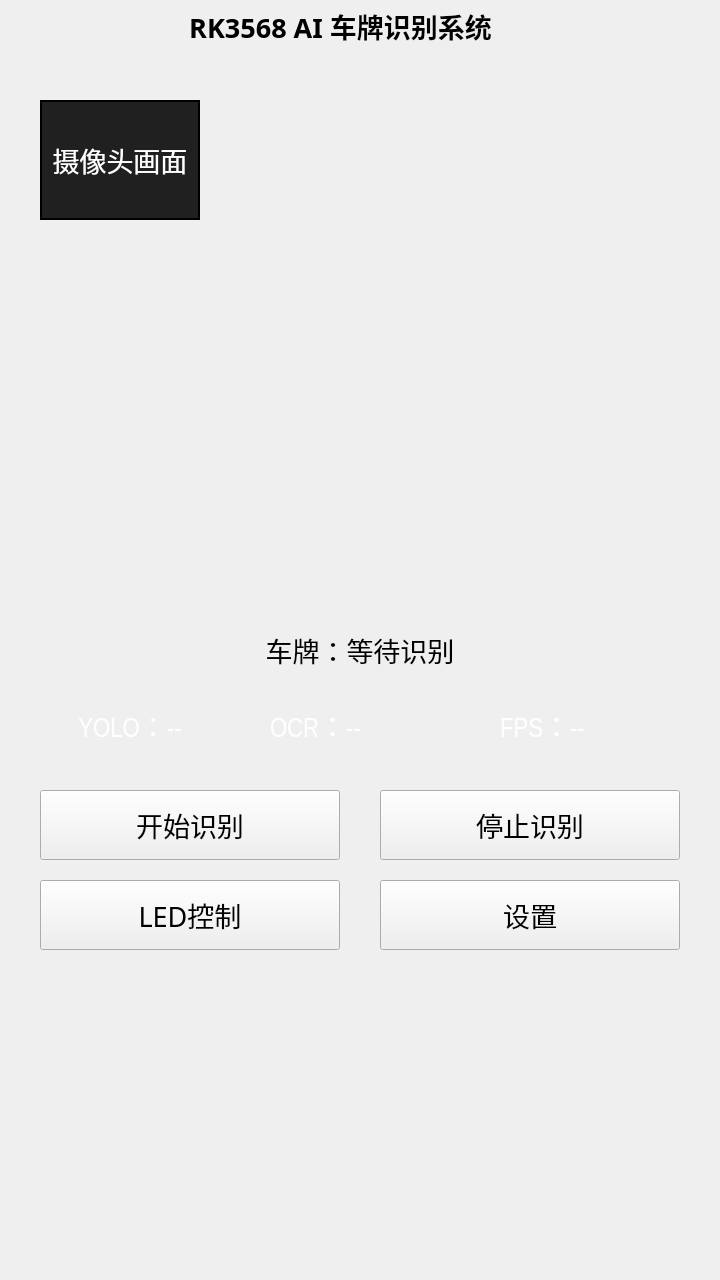
<?xml version="1.0" encoding="UTF-8"?>
<ui version="4.0">
 <class>MainWindow</class>
 <widget class="QMainWindow" name="MainWindow">
  <property name="geometry">
   <rect>
    <x>0</x>
    <y>0</y>
    <width>720</width>
    <height>1280</height>
   </rect>
  </property>
  <property name="font">
   <font>
    <family>Bahnschrift</family>
    <pointsize>20</pointsize>
   </font>
  </property>
  <property name="windowTitle">
   <string>RK3568 AI 车牌识别</string>
  </property>
  <widget class="QWidget" name="centralwidget">
   <widget class="QLabel" name="topImageLabel">
    <property name="geometry">
     <rect>
      <x>170</x>
      <y>0</y>
      <width>341</width>
      <height>51</height>
     </rect>
    </property>
    <property name="font">
     <font>
      <family>Agency FB</family>
      <pointsize>20</pointsize>
      <weight>75</weight>
      <bold>true</bold>
     </font>
    </property>
    <property name="text">
     <string>RK3568 AI 车牌识别系统</string>
    </property>
    <property name="alignment">
     <set>Qt::AlignCenter</set>
    </property>
   </widget>
   <widget class="QLabel" name="cameraLabel">
    <property name="geometry">
     <rect>
      <x>40</x>
      <y>100</y>
      <width>160</width>
      <height>120</height>
     </rect>
    </property>
    <property name="styleSheet">
     <string notr="true">QLabel {
    border: 2px solid black;
    background-color: #202020;
    color: white;
}</string>
    </property>
    <property name="text">
     <string>摄像头画面</string>
    </property>
    <property name="alignment">
     <set>Qt::AlignCenter</set>
    </property>
   </widget>
   <widget class="QLabel" name="plateLabel">
    <property name="geometry">
     <rect>
      <x>40</x>
      <y>620</y>
      <width>640</width>
      <height>60</height>
     </rect>
    </property>
    <property name="font">
     <font>
      <family>Bahnschrift</family>
      <pointsize>20</pointsize>
     </font>
    </property>
    <property name="text">
     <string>车牌：等待识别</string>
    </property>
    <property name="alignment">
     <set>Qt::AlignCenter</set>
    </property>
   </widget>
   <widget class="QLabel" name="yoloLabel">
    <property name="geometry">
     <rect>
      <x>30</x>
      <y>700</y>
      <width>200</width>
      <height>50</height>
     </rect>
    </property>
    <property name="font">
     <font>
      <family>Arial Narrow</family>
      <pointsize>20</pointsize>
     </font>
    </property>
    <property name="styleSheet">
     <string notr="true">color: white;</string>
    </property>
    <property name="text">
     <string>YOLO：--</string>
    </property>
    <property name="alignment">
     <set>Qt::AlignCenter</set>
    </property>
   </widget>
   <widget class="QLabel" name="ocrLabel">
    <property name="geometry">
     <rect>
      <x>270</x>
      <y>700</y>
      <width>200</width>
      <height>50</height>
     </rect>
    </property>
    <property name="font">
     <font>
      <family>Arial Narrow</family>
      <pointsize>20</pointsize>
     </font>
    </property>
    <property name="styleSheet">
     <string notr="true">color: white;</string>
    </property>
    <property name="text">
     <string>OCR：--</string>
    </property>
   </widget>
   <widget class="QLabel" name="fpsLabel">
    <property name="geometry">
     <rect>
      <x>500</x>
      <y>700</y>
      <width>200</width>
      <height>50</height>
     </rect>
    </property>
    <property name="font">
     <font>
      <family>Arial Narrow</family>
      <pointsize>20</pointsize>
     </font>
    </property>
    <property name="styleSheet">
     <string notr="true">color: white;</string>
    </property>
    <property name="text">
     <string>FPS：--</string>
    </property>
    <property name="openExternalLinks">
     <bool>true</bool>
    </property>
   </widget>
   <widget class="QPushButton" name="startButton">
    <property name="geometry">
     <rect>
      <x>40</x>
      <y>790</y>
      <width>300</width>
      <height>70</height>
     </rect>
    </property>
    <property name="text">
     <string>开始识别</string>
    </property>
   </widget>
   <widget class="QPushButton" name="stopButton">
    <property name="geometry">
     <rect>
      <x>380</x>
      <y>790</y>
      <width>300</width>
      <height>70</height>
     </rect>
    </property>
    <property name="text">
     <string>停止识别</string>
    </property>
   </widget>
   <widget class="QPushButton" name="ledButton">
    <property name="geometry">
     <rect>
      <x>40</x>
      <y>880</y>
      <width>300</width>
      <height>70</height>
     </rect>
    </property>
    <property name="text">
     <string>LED控制</string>
    </property>
   </widget>
   <widget class="QPushButton" name="settingButton">
    <property name="geometry">
     <rect>
      <x>380</x>
      <y>880</y>
      <width>300</width>
      <height>70</height>
     </rect>
    </property>
    <property name="text">
     <string>设置</string>
    </property>
   </widget>
  </widget>
  <widget class="QMenuBar" name="menubar">
   <property name="geometry">
    <rect>
     <x>0</x>
     <y>0</y>
     <width>720</width>
     <height>26</height>
    </rect>
   </property>
  </widget>
 </widget>
 <resources/>
 <connections/>
</ui>
